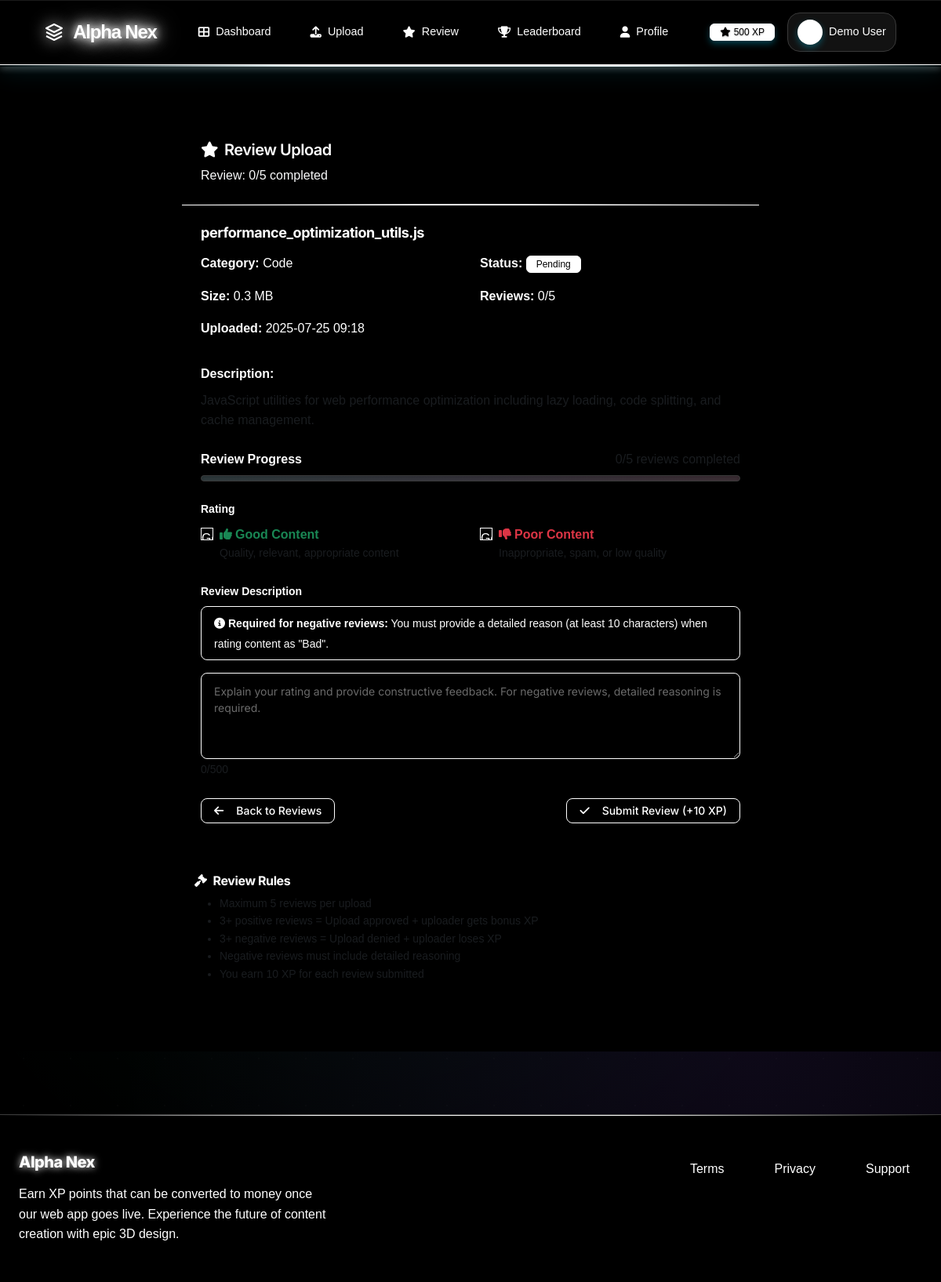
Screenshot of /review/14 with the database file from the repository.
### models.py (models this page shows, shortened)
class User(UserMixin, db.Model):
    id = db.Column(db.Integer, primary_key=True)
    name = db.Column(db.String(100), nullable=False)
    email = db.Column(db.String(120), unique=True, nullable=False)
    password_hash = db.Column(db.String(256), nullable=False)
    is_verified = db.Column(db.Boolean, default=False)
    xp_points = db.Column(db.Integer, default=0)
    uploader_strikes = db.Column(db.Integer, default=0)
    reviewer_strikes = db.Column(db.Integer, default=0)
    is_banned = db.Column(db.Boolean, default=False)
    created_at = db.Column(db.DateTime, default=datetime.utcnow)
    kyc_verified = db.Column(db.Boolean, default=False)
    document_path = db.Column(db.String(255))
    selfie_path = db.Column(db.String(255))
    daily_upload_bytes = db.Column(db.Integer, default=0)
    daily_upload_reset = db.Column(db.DateTime, default=datetime.utcnow)
    current_badge = db.Column(db.String(50), default='New User')
    weekly_xp = db.Column(db.Integer, default=0)
    monthly_xp = db.Column(db.Integer, default=0)
    accuracy_percentage = db.Column(db.Float, default=0.0)
    referral_code = db.Column(db.String(20), unique=True)
    referred_by = db.Column(db.String(20))
    seasonal_badges = db.Column(db.Text)  # JSON string for badge collection
    uploads = db.relationship('Upload', backref='user', lazy=True)
    reviews = db.relationship('Review', backref='reviewer', lazy=True)
    strikes = db.relationship('Strike', backref='user', lazy=True)
    withdrawals = db.relationship('WithdrawalRequest', backref='user', lazy=True)
    contest_entries = db.relationship('ContestEntry', backref='user', lazy=True)

class Upload(db.Model):
    id = db.Column(db.Integer, primary_key=True)
    user_id = db.Column(db.Integer, db.ForeignKey('user.id'), nullable=False)
    filename = db.Column(db.String(255), nullable=False)
    original_filename = db.Column(db.String(255), nullable=False)
    file_path = db.Column(db.String(500), nullable=False)
    file_size = db.Column(db.Integer, nullable=False)
    description = db.Column(db.Text, nullable=False)
    category = db.Column(db.String(50), nullable=False)
    status = db.Column(db.String(20), default='pending')  # pending, approved, rejected
    ai_consent = db.Column(db.Boolean, default=False)
    uploaded_at = db.Column(db.DateTime, default=datetime.utcnow)
    deletion_deadline = db.Column(db.DateTime)
    duplicate_score = db.Column(db.Float, default=0.0)
    spam_score = db.Column(db.Float, default=0.0)
    reviews = db.relationship('Review', backref='upload', lazy=True, cascade='all, delete-orphan')

### routes.py (the view, shortened to what this page needs)
@app.route('/review/<int:upload_id>', methods=['GET', 'POST'])
def review_upload(upload_id):
    demo_user = User.query.filter_by(email='demo@alphanex.com').first()
    if not demo_user:
        return redirect(url_for('dashboard'))
    if demo_user.is_banned:
        flash('Your account is banned and cannot review content.', 'error')
        return redirect(url_for('dashboard'))
    upload = Upload.query.get_or_404(upload_id)
    if upload.user_id == demo_user.id:
        flash('You cannot review your own uploads.', 'error')
        return redirect(url_for('review_content'))
    existing_review = Review.query.filter_by(upload_id=upload_id, reviewer_id=demo_user.id).first()
    if existing_review:
        flash('You have already reviewed this upload.', 'error')
        return redirect(url_for('review_content'))
    review_count = Review.query.filter_by(upload_id=upload_id).count()
    if review_count >= 5:
        flash('This upload has reached the maximum number of reviews (5).', 'error')
        return redirect(url_for('review_content'))
    form = ReviewForm()
    existing_reviews = Review.query.filter_by(upload_id=upload_id).all()
    return render_template('reviewer/review_upload.html', upload=upload, form=form,
                         existing_reviews=existing_reviews, review_count=len(existing_reviews), demo_user=demo_user)

### templates/reviewer/review_upload.html (shortened to what this page needs)
{% extends "base.html" %}
{% block content %}
<div class="container my-5">
    <div class="row justify-content-center">
        <div class="col-lg-8">
            <div class="card border-0 shadow">
                <div class="card-header bg-dark text-white">
                    <h4 class="mb-0">
                        <i class="fas fa-star me-2"></i>Review Upload
                    </h4>
                    <p class="mb-0 mt-2 text-light">Review: {{ review_count }}/5 completed</p>
                </div>
                <div class="card-body p-4">
                    <div class="mb-4">
                        <h5 class="fw-bold">{{ upload.original_filename }}</h5>
                        <div class="row">
                            <div class="col-md-6">
                                <p><strong>Category:</strong> {{ upload.category.title() }}</p>
                                <p><strong>Size:</strong> {{ "%.1f"|format(upload.file_size / 1024 / 1024) }} MB</p>
                                <p><strong>Uploaded:</strong> {{ upload.uploaded_at.strftime('%Y-%m-%d %H:%M') }}</p>
                            </div>
                            <div class="col-md-6">
                                <p><strong>Status:</strong>
                                    <span class="badge bg-{% if upload.status == 'approved' %}success{% elif upload.status == 'rejected' %}danger{% else %}warning{% endif %}">
                                        {{ upload.status.title() }}
                                    </span>
                                </p>
                                <p><strong>Reviews:</strong> {{ review_count }}/5</p>
                            </div>
                        </div>
                        <div class="mt-3">
                            <strong>Description:</strong>
                            <p class="text-muted mt-2">{{ upload.description }}</p>
                        </div>
                    </div>
                    <div class="mb-4">
                        <div class="d-flex justify-content-between align-items-center mb-2">
                            <span class="fw-bold">Review Progress</span>
                            <span class="text-muted">{{ review_count }}/5 reviews completed</span>
                        </div>
                        <div class="progress mb-2" style="height: 8px;">
                        </div>
                    </div>
                    <form method="POST">
                        <div class="mb-4">
                            {{ form.rating.label(class="form-label fw-bold") }}
                            <div class="row">
                                <div class="col-md-6">
                                    <div class="form-check">
                                        {{ form.rating(value="good", class="form-check-input") }}
                                        <label class="form-check-label text-success fw-bold" for="{{ form.rating.id }}-0">
                                            <i class="fas fa-thumbs-up me-1"></i>Good Content
                                        </label>
                                        <small class="text-muted d-block">Quality, relevant, appropriate content</small>
                                    </div>
                                </div>
                                <div class="col-md-6">
                                    <div class="form-check">
                                        {{ form.rating(value="bad", class="form-check-input") }}
                                        <label class="form-check-label text-danger fw-bold" for="{{ form.rating.id }}-1">
                                            <i class="fas fa-thumbs-down me-1"></i>Poor Content
                                        </label>
                                        <small class="text-muted d-block">Inappropriate, spam, or low quality</small>
                                    </div>
                                </div>
                            </div>
                        </div>
                        <div class="mb-4">
                            {{ form.description.label(class="form-label fw-bold") }}
                            <div class="alert alert-info py-2">
                                <small><i class="fas fa-info-circle me-1"></i><strong>Required for negative reviews:</strong> You must provide a detailed reason (at least 10 characters) when rating content as "Bad".</small>
                            </div>
                            {{ form.description(class="form-control", rows="4", placeholder="Explain your rating and provide constructive feedback. For negative reviews, detailed reasoning is required.") }}
                        </div>
                        <div class="d-flex justify-content-between">
                            <a href="{{ url_for('review_content') }}" class="btn btn-outline-secondary">
                                <i class="fas fa-arrow-left me-2"></i>Back to Reviews
                            </a>
                            <button type="submit" class="btn btn-dark">
                                <i class="fas fa-check me-2"></i>Submit Review (+10 XP)
                            </button>
                        </div>
                    </form>
                </div>
            </div>
            <div class="card border-0 shadow-sm mt-4">
                <div class="card-body p-3">
                    <h6 class="fw-bold mb-2"><i class="fas fa-gavel me-2"></i>Review Rules</h6>
                    <ul class="mb-0 small text-muted">
                        <li>Maximum 5 reviews per upload</li>
                        <li>3+ positive reviews = Upload approved + uploader gets bonus XP</li>
                        <li>3+ negative reviews = Upload denied + uploader loses XP</li>
                        <li>Negative reviews must include detailed reasoning</li>
                        <li>You earn 10 XP for each review submitted</li>
                    </ul>
                </div>
            </div>
        </div>
    </div>
</div>
{% endblock %}

### templates/base.html (shortened to what this page needs)
<!DOCTYPE html>
<html lang="en">
<head>
    <link href="https://cdnjs.cloudflare.com/ajax/libs/font-awesome/6.4.0/css/all.min.css" rel="stylesheet">
    <link href="https://cdn.jsdelivr.net/npm/bootstrap@5.3.0/dist/css/bootstrap.min.css" rel="stylesheet">
    <link href="{{ url_for('static', filename='css/style.css') }}" rel="stylesheet">
    <link href="{{ url_for('static', filename='css/epic-3d-effects.css') }}" rel="stylesheet">
    <link href="{{ url_for('static', filename='css/minimal-black-white.css') }}" rel="stylesheet">
</head>
<body class="cyber-grid">
    <nav class="navbar">
        <div class="container-premium">
            <div class="flex-between" style="width: 100%;">
                <a href="{{ url_for('index') }}" class="navbar-brand">
                    Alpha Nex
                </a>
                <div class="navbar-nav navbar-nav-horizontal">
                    <a href="{{ url_for('dashboard') }}" class="nav-link">
                        <i class="fas fa-th-large"></i>Dashboard
                    </a>
                    <a href="{{ url_for('upload_file') }}" class="nav-link">
                        <i class="fas fa-upload"></i>Upload
                    </a>
                    <a href="{{ url_for('review_content') }}" class="nav-link">
                        <i class="fas fa-star"></i>Review
                    </a>
                    <a href="{{ url_for('leaderboard') }}" class="nav-link">
                        <i class="fas fa-trophy"></i>Leaderboard
                    </a>
                    <a href="{{ url_for('profile') }}" class="nav-link">
                        <i class="fas fa-user"></i>Profile
                    </a>
                    <div class="navbar-user-section">
                        <span class="badge badge-primary glitch-effect">
                            <i class="fas fa-star"></i>
                            {{ demo_user.xp_points if demo_user else 500 }} XP
                        </span>
                        <div class="user-profile-display">
                            <div class="user-avatar">
                                <i class="fas fa-user"></i>
                            </div>
                            <span class="user-name holographic">{{ demo_user.name if demo_user else 'Demo User' }}</span>
                        </div>
                    </div>
                </div>
            </div>
        </div>
    </nav>
    <main class="container-fluid py-4 hologram-scanner">
        <div class="container-epic">
            {% block content %}{% endblock %}
        </div>
    </main>
    <footer style="
        background: linear-gradient(135deg, var(--dark-900) 0%, var(--black) 100%);
        border-top: 1px solid var(--border);
        margin-top: 5rem;
        padding: 3rem 0;
        position: relative;
        overflow: hidden;
    ">
        <div style="
            position: absolute;
            top: 0;
            left: 0;
            right: 0;
            height: 1px;
            background: linear-gradient(90deg, transparent, var(--neon-blue), var(--neon-purple), transparent);
        "></div>
        <div class="container-premium">
            <div style="display: flex; justify-content: space-between; align-items: start; flex-wrap: wrap; gap: 2rem;">
                <div>
                    <h6 style="
                        font-weight: var(--weight-extrabold);
                        color: var(--white);
                        font-size: 1.25rem;
                        margin-bottom: 1rem;
                        text-shadow: 0 0 10px var(--neon-blue);
                    " class="holographic">Alpha Nex</h6>
                    <p style="
                        color: var(--text-secondary);
                        margin: 0;
                        max-width: 400px;
                        line-height: 1.6;
                    ">Earn XP points that can be converted to money once our web app goes live. Experience the future of content creation with epic 3D design.</p>
                </div>
                <div style="display: flex; gap: 2rem; align-items: center;">
                    <a href="#" style="
                        color: var(--text-secondary);
                        text-decoration: none;
                        font-weight: var(--weight-medium);
                        padding: 0.5rem 1rem;
                        border-radius: var(--radius);
                        transition: all 0.3s ease;
                        position: relative;
                        transform-style: preserve-3d;
                    " onmouseover="this.style.color='var(--white)'; this.style.transform='translateY(-2px)'; this.style.textShadow='0 0 10px var(--neon-blue)'" onmouseout="this.style.color='var(--text-secondary)'; this.style.transform='translateY(0)'; this.style.textShadow='none'">Terms</a>
                    <a href="#" style="
                        color: var(--text-secondary);
                        text-decoration: none;
                        font-weight: var(--weight-medium);
                        padding: 0.5rem 1rem;
                        border-radius: var(--radius);
                        transition: all 0.3s ease;
                        position: relative;
                        transform-style: preserve-3d;
                    " onmouseover="this.style.color='var(--white)'; this.style.transform='translateY(-2px)'; this.style.textShadow='0 0 10px var(--neon-purple)'" onmouseout="this.style.color='var(--text-secondary)'; this.style.transform='translateY(0)'; this.style.textShadow='none'">Privacy</a>
                    <a href="#" style="
                        color: var(--text-secondary);
                        text-decoration: none;
                        font-weight: var(--weight-medium);
                        padding: 0.5rem 1rem;
                        border-radius: var(--radius);
                        transition: all 0.3s ease;
                        position: relative;
                        transform-style: preserve-3d;
                    " onmouseover="this.style.color='var(--white)'; this.style.transform='translateY(-2px)'; this.style.textShadow='0 0 10px var(--neon-green)'" onmouseout="this.style.color='var(--text-secondary)'; this.style.transform='translateY(0)'; this.style.textShadow='none'">Support</a>
                </div>
            </div>
        </div>
    </footer>
</body>
</html>

### rows the page displays
User: xp_points "500", name "Demo User"
Upload: original_filename "performance_optimization_utils.js", category "Code", upload.file_size/1024/1024 "0.3", uploaded_at "2025-07-25 09:18", status "Pending", description "JavaScript utilities for web performance optimization including lazy loading, code splitting, and cache management."

### other values shown
{{ review_count }} "0"
